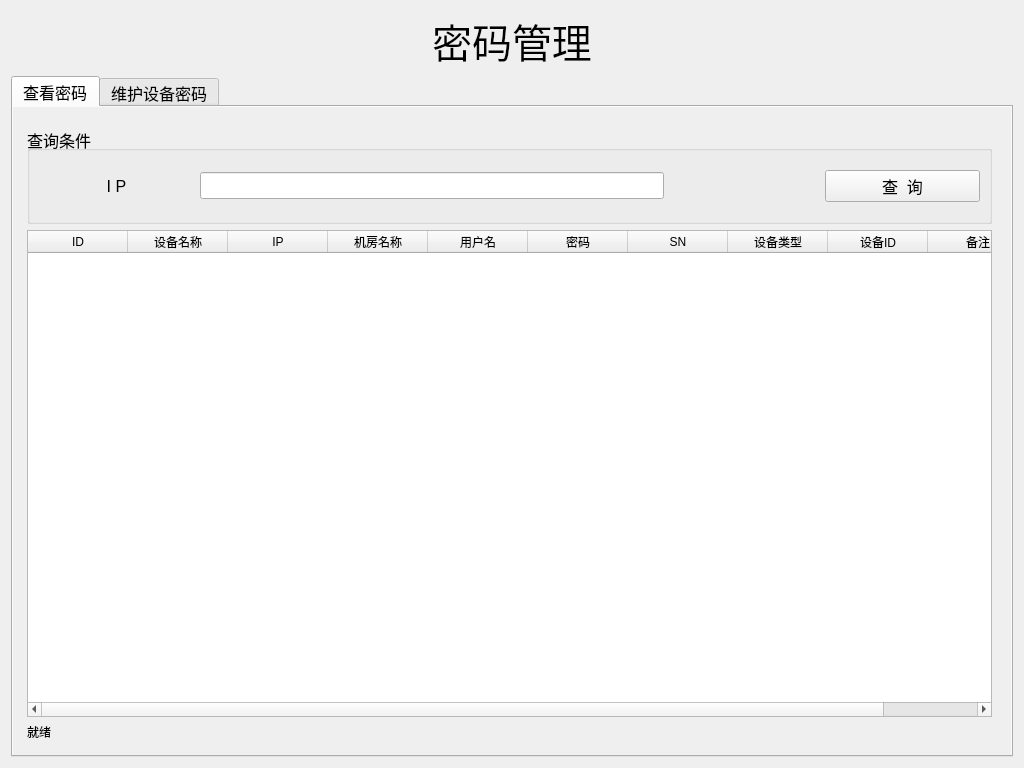
<?xml version="1.0" encoding="UTF-8"?>
<ui version="4.0">
 <class>password_form</class>
 <widget class="QWidget" name="password_form">
  <property name="geometry">
   <rect>
    <x>0</x>
    <y>0</y>
    <width>1024</width>
    <height>768</height>
   </rect>
  </property>
  <property name="windowTitle">
   <string>密码管理模块</string>
  </property>
  <layout class="QHBoxLayout" name="horizontalLayout_2">
   <item>
    <layout class="QVBoxLayout" name="verticalLayout_2">
     <item>
      <widget class="QLabel" name="label">
       <property name="font">
        <font>
         <pointsize>30</pointsize>
        </font>
       </property>
       <property name="text">
        <string>密码管理</string>
       </property>
       <property name="alignment">
        <set>Qt::AlignCenter</set>
       </property>
      </widget>
     </item>
     <item>
      <widget class="QTabWidget" name="tabWidget">
       <property name="font">
        <font>
         <pointsize>12</pointsize>
        </font>
       </property>
       <property name="autoFillBackground">
        <bool>true</bool>
       </property>
       <property name="currentIndex">
        <number>0</number>
       </property>
       <widget class="QWidget" name="tab_display">
        <property name="autoFillBackground">
         <bool>true</bool>
        </property>
        <attribute name="title">
         <string>查看密码</string>
        </attribute>
        <layout class="QHBoxLayout" name="horizontalLayout_3">
         <item>
          <layout class="QVBoxLayout" name="verticalLayout" stretch="1,5,0">
           <property name="leftMargin">
            <number>5</number>
           </property>
           <property name="topMargin">
            <number>10</number>
           </property>
           <property name="rightMargin">
            <number>10</number>
           </property>
           <property name="bottomMargin">
            <number>5</number>
           </property>
           <item>
            <widget class="QGroupBox" name="groupBox">
             <property name="sizePolicy">
              <sizepolicy hsizetype="Preferred" vsizetype="Preferred">
               <horstretch>0</horstretch>
               <verstretch>0</verstretch>
              </sizepolicy>
             </property>
             <property name="title">
              <string>查询条件</string>
             </property>
             <property name="alignment">
              <set>Qt::AlignLeading|Qt::AlignLeft|Qt::AlignVCenter</set>
             </property>
             <layout class="QHBoxLayout" name="horizontalLayout" stretch="1,3,1,1">
              <item>
               <widget class="QLabel" name="label_2">
                <property name="text">
                 <string>I P</string>
                </property>
                <property name="alignment">
                 <set>Qt::AlignCenter</set>
                </property>
               </widget>
              </item>
              <item>
               <widget class="QLineEdit" name="le_display_ip">
                <property name="accessibleDescription">
                 <string/>
                </property>
               </widget>
              </item>
              <item>
               <spacer name="horizontalSpacer">
                <property name="orientation">
                 <enum>Qt::Horizontal</enum>
                </property>
                <property name="sizeHint" stdset="0">
                 <size>
                  <width>152</width>
                  <height>20</height>
                 </size>
                </property>
               </spacer>
              </item>
              <item>
               <widget class="QPushButton" name="bt_select">
                <property name="toolTip">
                 <string>默认查询所有</string>
                </property>
                <property name="statusTip">
                 <string/>
                </property>
                <property name="whatsThis">
                 <string/>
                </property>
                <property name="text">
                 <string>查  询</string>
                </property>
               </widget>
              </item>
             </layout>
            </widget>
           </item>
           <item>
            <widget class="QTableWidget" name="tb_select">
             <property name="styleSheet">
              <string notr="true">QTableWidget QHeaderView::section{ background-color: rgb(255,228,181)};</string>
             </property>
             <property name="editTriggers">
              <set>QAbstractItemView::NoEditTriggers</set>
             </property>
             <property name="alternatingRowColors">
              <bool>true</bool>
             </property>
             <attribute name="horizontalHeaderStretchLastSection">
              <bool>true</bool>
             </attribute>
             <column>
              <property name="text">
               <string>ID</string>
              </property>
             </column>
             <column>
              <property name="text">
               <string>设备名称</string>
              </property>
             </column>
             <column>
              <property name="text">
               <string>IP</string>
              </property>
             </column>
             <column>
              <property name="text">
               <string>机房名称</string>
              </property>
             </column>
             <column>
              <property name="text">
               <string>用户名</string>
              </property>
             </column>
             <column>
              <property name="text">
               <string>密码</string>
              </property>
             </column>
             <column>
              <property name="text">
               <string>SN</string>
              </property>
             </column>
             <column>
              <property name="text">
               <string>设备类型</string>
              </property>
             </column>
             <column>
              <property name="text">
               <string>设备ID</string>
              </property>
             </column>
             <column>
              <property name="text">
               <string>备注</string>
              </property>
             </column>
            </widget>
           </item>
           <item>
            <widget class="QLabel" name="lb_status">
             <property name="font">
              <font>
               <pointsize>9</pointsize>
              </font>
             </property>
             <property name="text">
              <string>就绪</string>
             </property>
            </widget>
           </item>
          </layout>
         </item>
        </layout>
       </widget>
       <widget class="QWidget" name="tab_config">
        <property name="autoFillBackground">
         <bool>true</bool>
        </property>
        <attribute name="title">
         <string>维护设备密码</string>
        </attribute>
        <layout class="QVBoxLayout" name="verticalLayout_3" stretch="4,3">
         <item>
          <widget class="QGroupBox" name="grp_is_vm">
           <property name="enabled">
            <bool>true</bool>
           </property>
           <property name="styleSheet">
            <string notr="true">QGroupBox:title {color: blue;}</string>
           </property>
           <property name="title">
            <string>物理机</string>
           </property>
           <property name="flat">
            <bool>false</bool>
           </property>
           <property name="checkable">
            <bool>true</bool>
           </property>
           <layout class="QGridLayout" name="gridLayout_3" rowstretch="5,0">
            <item row="0" column="0">
             <layout class="QGridLayout" name="gridLayout_2" rowstretch="1,5,1" columnstretch="1,3,2">
              <property name="leftMargin">
               <number>6</number>
              </property>
              <property name="topMargin">
               <number>6</number>
              </property>
              <property name="rightMargin">
               <number>6</number>
              </property>
              <property name="bottomMargin">
               <number>6</number>
              </property>
              <item row="0" column="0">
               <widget class="QLabel" name="label_8">
                <property name="font">
                 <font>
                  <pointsize>12</pointsize>
                 </font>
                </property>
                <property name="text">
                 <string>I P</string>
                </property>
                <property name="alignment">
                 <set>Qt::AlignCenter</set>
                </property>
               </widget>
              </item>
              <item row="0" column="1">
               <widget class="QLineEdit" name="le_ip">
                <property name="font">
                 <font>
                  <pointsize>12</pointsize>
                 </font>
                </property>
                <property name="placeholderText">
                 <string>输入带内或带外IP进行查询</string>
                </property>
               </widget>
              </item>
              <item row="0" column="2">
               <widget class="QPushButton" name="bt_select_mg">
                <property name="font">
                 <font>
                  <pointsize>12</pointsize>
                 </font>
                </property>
                <property name="text">
                 <string>查 询</string>
                </property>
               </widget>
              </item>
              <item row="1" column="0" colspan="3">
               <widget class="QTableWidget" name="tb_query_ma">
                <property name="toolTip">
                 <string>请选择需要添加密码的IP单元格</string>
                </property>
                <property name="styleSheet">
                 <string notr="true">QTableWidget QHeaderView::section{ background-color: rgb(255,228,181)};</string>
                </property>
                <property name="editTriggers">
                 <set>QAbstractItemView::NoEditTriggers</set>
                </property>
                <property name="alternatingRowColors">
                 <bool>true</bool>
                </property>
                <property name="selectionMode">
                 <enum>QAbstractItemView::SingleSelection</enum>
                </property>
                <attribute name="horizontalHeaderStretchLastSection">
                 <bool>true</bool>
                </attribute>
                <column>
                 <property name="text">
                  <string>设备ID</string>
                 </property>
                </column>
                <column>
                 <property name="text">
                  <string>设备名称</string>
                 </property>
                </column>
                <column>
                 <property name="text">
                  <string>机房</string>
                 </property>
                </column>
                <column>
                 <property name="text">
                  <string>SN</string>
                 </property>
                </column>
                <column>
                 <property name="text">
                  <string>带内IP</string>
                 </property>
                </column>
                <column>
                 <property name="text">
                  <string>带外IP</string>
                 </property>
                </column>
               </widget>
              </item>
              <item row="2" column="2">
               <widget class="QPushButton" name="bt_current">
                <property name="font">
                 <font>
                  <pointsize>12</pointsize>
                 </font>
                </property>
                <property name="text">
                 <string>选 择</string>
                </property>
               </widget>
              </item>
              <item row="2" column="1">
               <widget class="QLabel" name="lb_ma_conut">
                <property name="styleSheet">
                 <string notr="true">color:blue</string>
                </property>
                <property name="text">
                 <string/>
                </property>
               </widget>
              </item>
             </layout>
            </item>
            <item row="1" column="0">
             <spacer name="verticalSpacer">
              <property name="orientation">
               <enum>Qt::Vertical</enum>
              </property>
              <property name="sizeHint" stdset="0">
               <size>
                <width>20</width>
                <height>40</height>
               </size>
              </property>
             </spacer>
            </item>
           </layout>
          </widget>
         </item>
         <item>
          <layout class="QGridLayout" name="gridLayout" rowstretch="1,2,1,1" columnstretch="2,2,2,2,1,3">
           <property name="leftMargin">
            <number>6</number>
           </property>
           <property name="topMargin">
            <number>6</number>
           </property>
           <property name="rightMargin">
            <number>6</number>
           </property>
           <property name="bottomMargin">
            <number>6</number>
           </property>
           <property name="horizontalSpacing">
            <number>10</number>
           </property>
           <item row="0" column="2">
            <widget class="QLabel" name="label_5">
             <property name="text">
              <string>密码</string>
             </property>
             <property name="alignment">
              <set>Qt::AlignCenter</set>
             </property>
            </widget>
           </item>
           <item row="2" column="2" colspan="2">
            <widget class="QPushButton" name="btn_add">
             <property name="text">
              <string>添 加</string>
             </property>
            </widget>
           </item>
           <item row="0" column="1">
            <widget class="QLineEdit" name="le_user"/>
           </item>
           <item row="0" column="3">
            <widget class="QLineEdit" name="le_password"/>
           </item>
           <item row="3" column="2">
            <spacer name="verticalSpacer_2">
             <property name="orientation">
              <enum>Qt::Vertical</enum>
             </property>
             <property name="sizeHint" stdset="0">
              <size>
               <width>20</width>
               <height>40</height>
              </size>
             </property>
            </spacer>
           </item>
           <item row="0" column="0">
            <widget class="QLabel" name="label_4">
             <property name="text">
              <string>用户名</string>
             </property>
             <property name="alignment">
              <set>Qt::AlignCenter</set>
             </property>
            </widget>
           </item>
           <item row="0" column="5">
            <widget class="QLineEdit" name="le_current_ip"/>
           </item>
           <item row="1" column="0">
            <widget class="QLabel" name="label_6">
             <property name="text">
              <string>备注</string>
             </property>
             <property name="alignment">
              <set>Qt::AlignCenter</set>
             </property>
            </widget>
           </item>
           <item row="1" column="1" colspan="5">
            <widget class="QTextEdit" name="te_remark"/>
           </item>
           <item row="0" column="4">
            <widget class="QLabel" name="label_3">
             <property name="text">
              <string>   I P  </string>
             </property>
             <property name="alignment">
              <set>Qt::AlignCenter</set>
             </property>
            </widget>
           </item>
          </layout>
         </item>
        </layout>
       </widget>
      </widget>
     </item>
    </layout>
   </item>
  </layout>
 </widget>
 <resources/>
 <connections/>
</ui>
